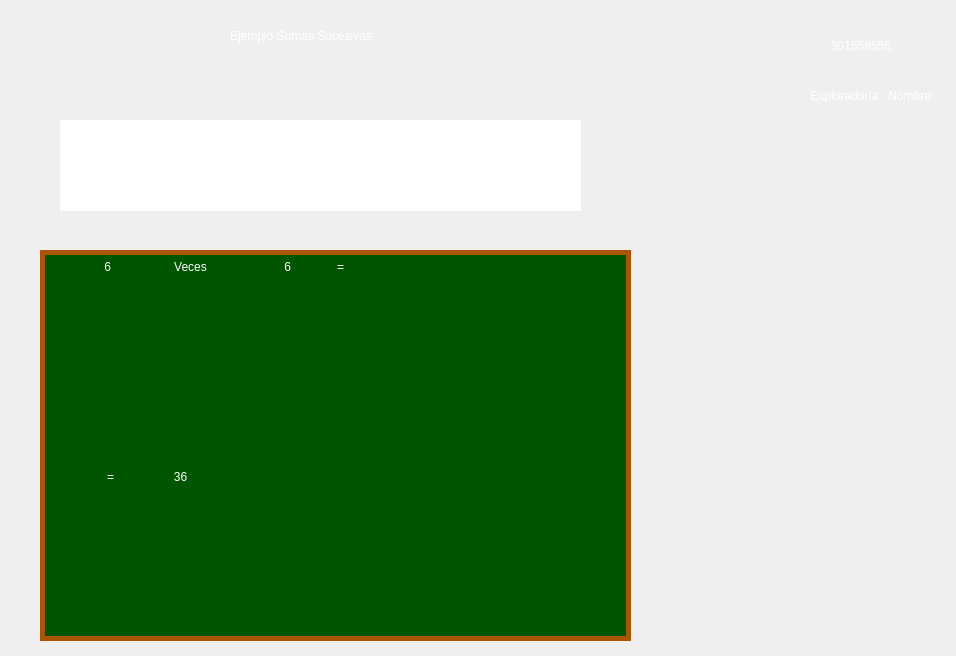
<?xml version="1.0" encoding="UTF-8"?>
<ui version="4.0">
 <class>MainWindow</class>
 <widget class="QMainWindow" name="MainWindow">
  <property name="geometry">
   <rect>
    <x>0</x>
    <y>0</y>
    <width>956</width>
    <height>656</height>
   </rect>
  </property>
  <property name="windowTitle">
   <string>Shake-Shake</string>
  </property>
  <property name="styleSheet">
   <string notr="true">QPushButton{
	border-radius: 60px;
}
QPushButton:pressed {
	border-radius: 30px;
    padding-top: 2px;
    padding-left: 3px;
}
QPushButton:hover {
	qproperty-iconSize: 16px 16px;

     padding-right: 3px;
}
QLabel{
	color: rgb(255, 255, 255);
	font: 30pt &quot;Times New Roman&quot;;
}</string>
  </property>
  <widget class="QWidget" name="centralwidget">
   <widget class="QTextEdit" name="dialogo">
    <property name="enabled">
     <bool>true</bool>
    </property>
    <property name="geometry">
     <rect>
      <x>60</x>
      <y>120</y>
      <width>521</width>
      <height>91</height>
     </rect>
    </property>
    <property name="mouseTracking">
     <bool>false</bool>
    </property>
    <property name="tabletTracking">
     <bool>false</bool>
    </property>
    <property name="styleSheet">
     <string notr="true">color: rgb(0, 0, 0);
font: 18pt &quot;Times New Roman&quot;;
border:none</string>
    </property>
    <property name="readOnly">
     <bool>true</bool>
    </property>
    <property name="html">
     <string>&lt;!DOCTYPE HTML PUBLIC &quot;-//W3C//DTD HTML 4.0//EN&quot; &quot;http://www.w3.org/TR/REC-html40/strict.dtd&quot;&gt;
&lt;html&gt;&lt;head&gt;&lt;meta name=&quot;qrichtext&quot; content=&quot;1&quot; /&gt;&lt;style type=&quot;text/css&quot;&gt;
p, li { white-space: pre-wrap; }
&lt;/style&gt;&lt;/head&gt;&lt;body style=&quot; font-family:'Times New Roman'; font-size:18pt; font-weight:400; font-style:normal;&quot;&gt;
&lt;p style=&quot;-qt-paragraph-type:empty; margin-top:0px; margin-bottom:0px; margin-left:0px; margin-right:0px; -qt-block-indent:0; text-indent:0px;&quot;&gt;&lt;br /&gt;&lt;/p&gt;&lt;/body&gt;&lt;/html&gt;</string>
    </property>
   </widget>
   <widget class="QPushButton" name="nuevo">
    <property name="geometry">
     <rect>
      <x>810</x>
      <y>340</y>
      <width>131</width>
      <height>121</height>
     </rect>
    </property>
    <property name="cursor">
     <cursorShape>PointingHandCursor</cursorShape>
    </property>
    <property name="text">
     <string/>
    </property>
    <property name="icon">
     <iconset>
      <normaloff>Images/nuevoejercicio.png</normaloff>Images/nuevoejercicio.png</iconset>
    </property>
    <property name="iconSize">
     <size>
      <width>150</width>
      <height>150</height>
     </size>
    </property>
   </widget>
   <widget class="QLabel" name="label_9">
    <property name="geometry">
     <rect>
      <x>20</x>
      <y>90</y>
      <width>671</width>
      <height>161</height>
     </rect>
    </property>
    <property name="styleSheet">
     <string notr="true">font: 16pt &quot;Pristina&quot;;
</string>
    </property>
    <property name="text">
     <string/>
    </property>
    <property name="pixmap">
     <pixmap>Images/dialogo3.png</pixmap>
    </property>
    <property name="scaledContents">
     <bool>true</bool>
    </property>
   </widget>
   <widget class="QLabel" name="skake">
    <property name="geometry">
     <rect>
      <x>640</x>
      <y>170</y>
      <width>171</width>
      <height>171</height>
     </rect>
    </property>
    <property name="text">
     <string/>
    </property>
    <property name="pixmap">
     <pixmap>Images/shake2.png</pixmap>
    </property>
    <property name="scaledContents">
     <bool>true</bool>
    </property>
   </widget>
   <widget class="QPushButton" name="resol">
    <property name="geometry">
     <rect>
      <x>660</x>
      <y>340</y>
      <width>121</width>
      <height>121</height>
     </rect>
    </property>
    <property name="cursor">
     <cursorShape>PointingHandCursor</cursorShape>
    </property>
    <property name="text">
     <string/>
    </property>
    <property name="icon">
     <iconset>
      <normaloff>Images/resolver.png</normaloff>Images/resolver.png</iconset>
    </property>
    <property name="iconSize">
     <size>
      <width>150</width>
      <height>150</height>
     </size>
    </property>
   </widget>
   <widget class="QLabel" name="num1">
    <property name="geometry">
     <rect>
      <x>60</x>
      <y>260</y>
      <width>51</width>
      <height>41</height>
     </rect>
    </property>
    <property name="styleSheet">
     <string notr="true"/>
    </property>
    <property name="text">
     <string>6</string>
    </property>
    <property name="alignment">
     <set>Qt::AlignRight|Qt::AlignTop|Qt::AlignTrailing</set>
    </property>
   </widget>
   <widget class="QLabel" name="num2">
    <property name="geometry">
     <rect>
      <x>240</x>
      <y>260</y>
      <width>51</width>
      <height>41</height>
     </rect>
    </property>
    <property name="styleSheet">
     <string notr="true"/>
    </property>
    <property name="text">
     <string>6</string>
    </property>
    <property name="alignment">
     <set>Qt::AlignRight|Qt::AlignTop|Qt::AlignTrailing</set>
    </property>
   </widget>
   <widget class="QLabel" name="veces">
    <property name="geometry">
     <rect>
      <x>130</x>
      <y>260</y>
      <width>121</width>
      <height>41</height>
     </rect>
    </property>
    <property name="styleSheet">
     <string notr="true"/>
    </property>
    <property name="text">
     <string>Veces</string>
    </property>
    <property name="alignment">
     <set>Qt::AlignHCenter|Qt::AlignTop</set>
    </property>
   </widget>
   <widget class="QPushButton" name="salir">
    <property name="geometry">
     <rect>
      <x>730</x>
      <y>490</y>
      <width>121</width>
      <height>121</height>
     </rect>
    </property>
    <property name="cursor">
     <cursorShape>PointingHandCursor</cursorShape>
    </property>
    <property name="styleSheet">
     <string notr="true"/>
    </property>
    <property name="text">
     <string/>
    </property>
    <property name="icon">
     <iconset>
      <normaloff>Images/newSalir.png</normaloff>Images/newSalir.png</iconset>
    </property>
    <property name="iconSize">
     <size>
      <width>150</width>
      <height>150</height>
     </size>
    </property>
   </widget>
   <widget class="QLabel" name="label_2">
    <property name="geometry">
     <rect>
      <x>-450</x>
      <y>-120</y>
      <width>1411</width>
      <height>781</height>
     </rect>
    </property>
    <property name="text">
     <string/>
    </property>
    <property name="pixmap">
     <pixmap>Images/fondo.jpg</pixmap>
    </property>
    <property name="scaledContents">
     <bool>true</bool>
    </property>
   </widget>
   <widget class="QLabel" name="ejemplosuma">
    <property name="geometry">
     <rect>
      <x>230</x>
      <y>10</y>
      <width>471</width>
      <height>51</height>
     </rect>
    </property>
    <property name="styleSheet">
     <string notr="true">color: rgb(255, 255, 255);
font: 30pt &quot;Times New Roman&quot;;</string>
    </property>
    <property name="text">
     <string>Ejemplo Sumas Sucesivas</string>
    </property>
   </widget>
   <widget class="QLabel" name="label_3">
    <property name="geometry">
     <rect>
      <x>900</x>
      <y>20</y>
      <width>41</width>
      <height>41</height>
     </rect>
    </property>
    <property name="text">
     <string/>
    </property>
    <property name="pixmap">
     <pixmap>Images/shake.png</pixmap>
    </property>
    <property name="scaledContents">
     <bool>true</bool>
    </property>
   </widget>
   <widget class="QLabel" name="totalEstrellas">
    <property name="geometry">
     <rect>
      <x>700</x>
      <y>30</y>
      <width>191</width>
      <height>31</height>
     </rect>
    </property>
    <property name="styleSheet">
     <string notr="true">color: rgb(255, 255, 255);
font: 20pt &quot;Times New Roman&quot;;</string>
    </property>
    <property name="text">
     <string>301558555</string>
    </property>
    <property name="alignment">
     <set>Qt::AlignRight|Qt::AlignTrailing|Qt::AlignVCenter</set>
    </property>
   </widget>
   <widget class="QLabel" name="nombre">
    <property name="geometry">
     <rect>
      <x>640</x>
      <y>80</y>
      <width>291</width>
      <height>31</height>
     </rect>
    </property>
    <property name="styleSheet">
     <string notr="true">color: rgb(255, 255, 255);
font: 20pt &quot;Times New Roman&quot;;</string>
    </property>
    <property name="text">
     <string>Explorador/a : Nombre</string>
    </property>
    <property name="alignment">
     <set>Qt::AlignRight|Qt::AlignTrailing|Qt::AlignVCenter</set>
    </property>
   </widget>
   <widget class="QLabel" name="label">
    <property name="geometry">
     <rect>
      <x>40</x>
      <y>250</y>
      <width>591</width>
      <height>391</height>
     </rect>
    </property>
    <property name="styleSheet">
     <string notr="true">background-color: rgb(0, 85, 0);
border: 5px solid;
border-color: rgb(170, 85, 0);</string>
    </property>
    <property name="text">
     <string/>
    </property>
    <property name="scaledContents">
     <bool>true</bool>
    </property>
   </widget>
   <widget class="QTextBrowser" name="Tresolver">
    <property name="geometry">
     <rect>
      <x>80</x>
      <y>320</y>
      <width>511</width>
      <height>131</height>
     </rect>
    </property>
    <property name="styleSheet">
     <string notr="true">color: rgb(255, 255, 255);
background-color: rgb(0, 85, 0);
border:none;
font: 30pt &quot;Times New Roman&quot;
</string>
    </property>
    <property name="html">
     <string>&lt;!DOCTYPE HTML PUBLIC &quot;-//W3C//DTD HTML 4.0//EN&quot; &quot;http://www.w3.org/TR/REC-html40/strict.dtd&quot;&gt;
&lt;html&gt;&lt;head&gt;&lt;meta name=&quot;qrichtext&quot; content=&quot;1&quot; /&gt;&lt;style type=&quot;text/css&quot;&gt;
p, li { white-space: pre-wrap; }
&lt;/style&gt;&lt;/head&gt;&lt;body style=&quot; font-family:'Times New Roman'; font-size:30pt; font-weight:400; font-style:normal;&quot;&gt;
&lt;p style=&quot;-qt-paragraph-type:empty; margin-top:0px; margin-bottom:0px; margin-left:0px; margin-right:0px; -qt-block-indent:0; text-indent:0px;&quot;&gt;&lt;br /&gt;&lt;/p&gt;&lt;/body&gt;&lt;/html&gt;</string>
    </property>
   </widget>
   <widget class="QLabel" name="simboloigual2">
    <property name="geometry">
     <rect>
      <x>80</x>
      <y>470</y>
      <width>61</width>
      <height>41</height>
     </rect>
    </property>
    <property name="styleSheet">
     <string notr="true"/>
    </property>
    <property name="text">
     <string>=</string>
    </property>
    <property name="alignment">
     <set>Qt::AlignHCenter|Qt::AlignTop</set>
    </property>
   </widget>
   <widget class="QLabel" name="resultado">
    <property name="geometry">
     <rect>
      <x>150</x>
      <y>470</y>
      <width>61</width>
      <height>41</height>
     </rect>
    </property>
    <property name="styleSheet">
     <string notr="true"/>
    </property>
    <property name="text">
     <string>36</string>
    </property>
    <property name="alignment">
     <set>Qt::AlignHCenter|Qt::AlignTop</set>
    </property>
   </widget>
   <widget class="QLabel" name="simboloigual1">
    <property name="geometry">
     <rect>
      <x>310</x>
      <y>260</y>
      <width>61</width>
      <height>41</height>
     </rect>
    </property>
    <property name="styleSheet">
     <string notr="true"/>
    </property>
    <property name="text">
     <string>=</string>
    </property>
    <property name="alignment">
     <set>Qt::AlignHCenter|Qt::AlignTop</set>
    </property>
   </widget>
   <zorder>label_2</zorder>
   <zorder>label</zorder>
   <zorder>skake</zorder>
   <zorder>label_9</zorder>
   <zorder>dialogo</zorder>
   <zorder>nuevo</zorder>
   <zorder>resol</zorder>
   <zorder>num1</zorder>
   <zorder>num2</zorder>
   <zorder>veces</zorder>
   <zorder>salir</zorder>
   <zorder>ejemplosuma</zorder>
   <zorder>label_3</zorder>
   <zorder>totalEstrellas</zorder>
   <zorder>nombre</zorder>
   <zorder>Tresolver</zorder>
   <zorder>simboloigual2</zorder>
   <zorder>resultado</zorder>
   <zorder>simboloigual1</zorder>
  </widget>
 </widget>
 <resources/>
 <connections/>
</ui>
